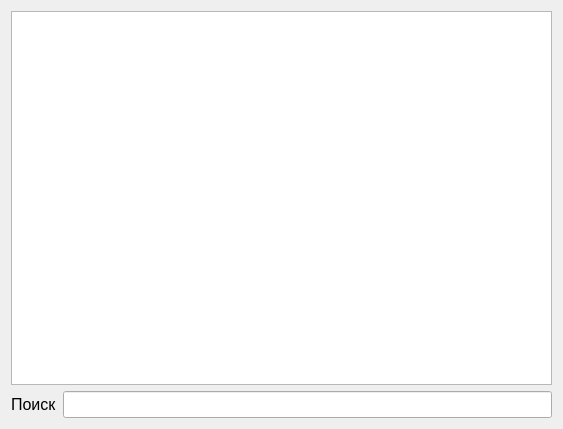
<?xml version="1.0" encoding="UTF-8"?>
<ui version="4.0">
 <class>List</class>
 <widget class="QDialog" name="List">
  <property name="geometry">
   <rect>
    <x>0</x>
    <y>0</y>
    <width>563</width>
    <height>429</height>
   </rect>
  </property>
  <property name="windowTitle">
   <string>Dialog</string>
  </property>
  <property name="windowIcon">
   <iconset resource="bin/res.qrc">
    <normaloff>:/images/book.png</normaloff>:/images/book.png</iconset>
  </property>
  <layout class="QVBoxLayout" name="verticalLayout">
   <item>
    <widget class="QTextEdit" name="lstItems">
     <property name="font">
      <font>
       <pointsize>11</pointsize>
      </font>
     </property>
    </widget>
   </item>
   <item>
    <layout class="QHBoxLayout" name="horizontalLayout">
     <item>
      <widget class="QLabel" name="label">
       <property name="font">
        <font>
         <pointsize>12</pointsize>
        </font>
       </property>
       <property name="text">
        <string>Поиск</string>
       </property>
      </widget>
     </item>
     <item>
      <widget class="QLineEdit" name="edtPattern">
       <property name="font">
        <font>
         <pointsize>12</pointsize>
        </font>
       </property>
      </widget>
     </item>
    </layout>
   </item>
  </layout>
 </widget>
 <resources>
  <include location="bin/res.qrc"/>
 </resources>
 <connections/>
</ui>
